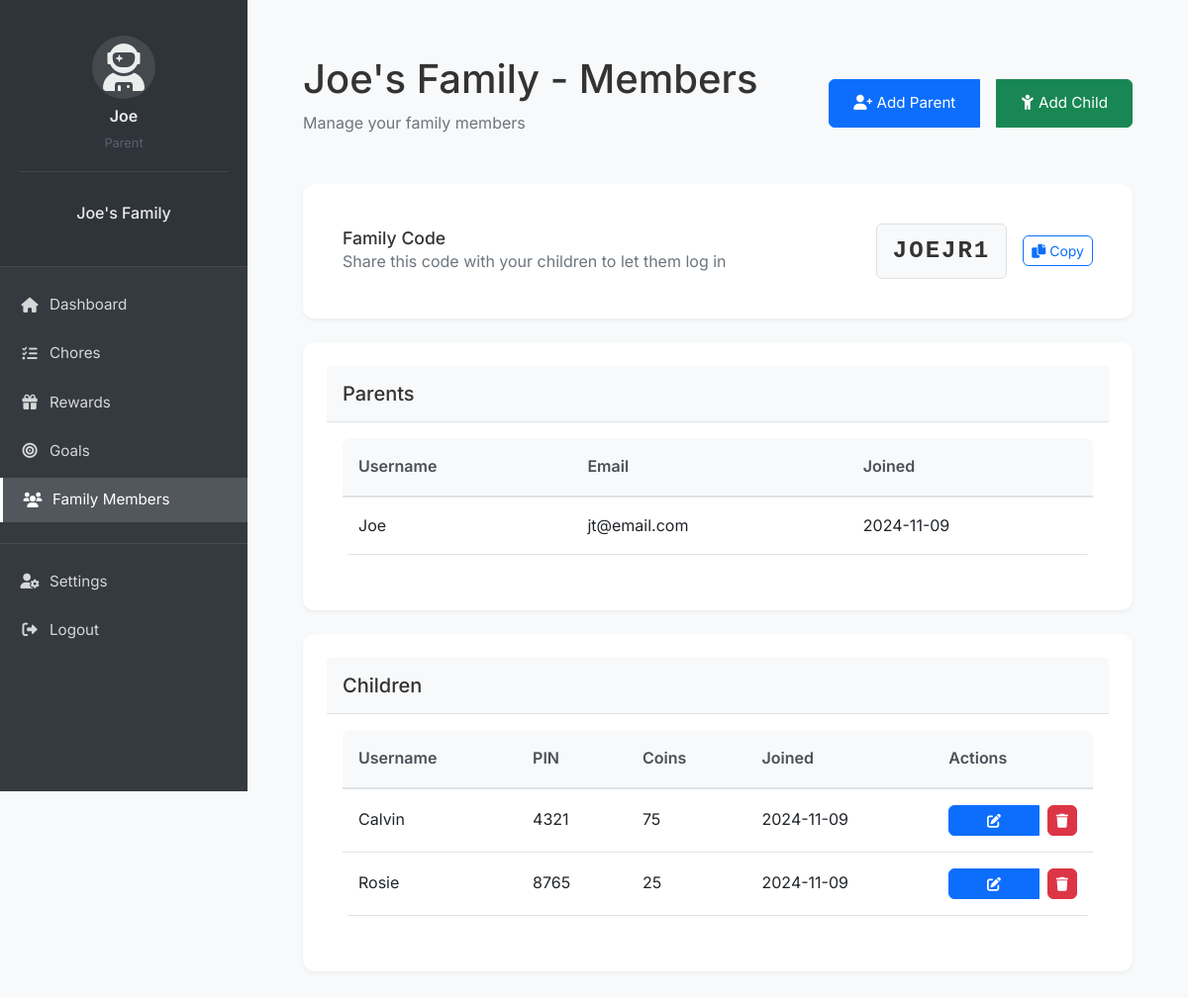
Screenshot of /family/members (signed in) with the database file from the repository.
### app/models/user.py (models this page shows, shortened)
class User(db.Model, UserMixin):
    id = db.Column(db.Integer, primary_key=True)
    username = db.Column(db.String(64), unique=True, nullable=False)
    email = db.Column(db.String(120), unique=True, nullable=False)
    password_hash = db.Column(db.String(128), nullable=False)
    pin = db.Column(db.String(4))
    created_at = db.Column(db.DateTime, default=datetime.utcnow)
    is_superuser = db.Column(db.Boolean, default=False)
    is_parent = db.Column(db.Boolean, default=False)
    family_id = db.Column(db.Integer, db.ForeignKey('family.id'))
    parent_id = db.Column(db.Integer, db.ForeignKey('user.id'), nullable=True)
    children = db.relationship('User', backref=db.backref('parent', remote_side=[id]))
    coins = db.Column(db.Integer, default=0)
    family_points = db.Column(db.Integer, default=0)
    created_goal_categories = db.relationship('GoalCategory', back_populates='created_by')
    created_goals = db.relationship('Goal', back_populates='created_by')
    avatar = db.Column(db.String(50), default='fa-user-circle')

class Family(db.Model):
    __tablename__ = 'family'
    id = db.Column(db.Integer, primary_key=True)
    name = db.Column(db.String(100), nullable=False)
    family_code = db.Column(db.String(8), unique=True, nullable=False)
    created_at = db.Column(db.DateTime, nullable=False, default=datetime.utcnow)
    members = db.relationship('User', backref='family', lazy=True)
    chores = db.relationship('app.models.chore.Chore', backref='family', lazy=True)
    goal_categories = db.relationship('GoalCategory', back_populates='family', lazy=True)
    goals = db.relationship('Goal', back_populates='family', lazy=True)

### app/controllers/family.py (the view)
@family_bp.route('/members')
@login_required
@parent_required
def members():
    if not current_user.family:
        flash('You need to create a family first.', 'warning')
        return redirect(url_for('main.dashboard'))
    family = current_user.family
    parents = [member for member in family.members if member.is_parent]
    children = [member for member in family.members if not member.is_parent]
    return render_template('family/members.html',
                         family=family,
                         parents=parents,
                         children=children)

### app/__init__.py (called while the page is built)
@login_manager.user_loader
def load_user(id):
    from app.models.user import User
    return User.query.get(int(id))

### app/controllers/family.py (called while the page is built)
def parent_required(f):
    @wraps(f)
    def decorated_function(*args, **kwargs):
        if not current_user.is_authenticated or not current_user.is_parent:
            flash('You need to be a parent to access this page.', 'danger')
            return redirect(url_for('main.index'))
        return f(*args, **kwargs)
    return decorated_function

### app/templates/family/members.html (shortened to what this page needs)
{% extends "base.html" %}
{% block authenticated_content %}
<div class="content-container">
    <div class="page-header d-flex justify-content-between align-items-center">
        <div>
            <h1>{{ family.name }} - Members</h1>
            <p class="text-muted">Manage your family members</p>
        </div>
        <div class="btn-group">
            <button class="btn btn-primary" data-bs-toggle="modal" data-bs-target="#addParentModal">
                <i class="fas fa-user-plus"></i> Add Parent
            </button>
            <button class="btn btn-success ms-2" data-bs-toggle="modal" data-bs-target="#addChildModal">
                <i class="fas fa-child"></i> Add Child
            </button>
        </div>
    </div>
    <div class="card mb-4">
        <div class="card-body">
            <div class="d-flex justify-content-between align-items-center">
                <div>
                    <h3 class="mb-0">Family Code</h3>
                    <p class="text-muted mb-0">Share this code with your children to let them log in</p>
                </div>
                <div class="family-code">
                    <span class="code">{{ family.family_code }}</span>
                    <button class="btn btn-outline-primary btn-sm ms-2" onclick="copyFamilyCode()">
                        <i class="fas fa-copy"></i> Copy
                    </button>
                </div>
            </div>
        </div>
    </div>
    <div class="card mb-4">
        <div class="card-header">
            <h3>Parents</h3>
        </div>
        <div class="card-body">
            <div class="table-responsive">
                <table class="table table-hover">
                    <thead>
                        <tr>
                            <th>Username</th>
                            <th>Email</th>
                            <th>Joined</th>
                        </tr>
                    </thead>
                    <tbody>
                        {% for parent in parents %}
                        <tr>
                            <td>{{ parent.username }}</td>
                            <td>{{ parent.email }}</td>
                            <td>{{ parent.created_at.strftime('%Y-%m-%d') }}</td>
                        </tr>
                        {% endfor %}
                    </tbody>
                </table>
            </div>
        </div>
    </div>
    <div class="card">
        <div class="card-header">
            <h3>Children</h3>
        </div>
        <div class="card-body">
            <div class="table-responsive">
                <table class="table table-hover">
                    <thead>
                        <tr>
                            <th>Username</th>
                            <th>PIN</th>
                            <th>Coins</th>
                            <th>Joined</th>
                            <th>Actions</th>
                        </tr>
                    </thead>
                    <tbody>
                        {% for child in children %}
                        <tr>
                            <td>{{ child.username }}</td>
                            <td>{{ child.pin }}</td>
                            <td>{{ child.coins }}</td>
                            <td>{{ child.created_at.strftime('%Y-%m-%d') }}</td>
                            <td>
                                <div class="btn-group">
                                    <button class="btn btn-primary btn-sm"
                                            data-bs-toggle="modal"
                                            data-bs-target="#editChildModal{{ child.id }}">
                                        <i class="fas fa-edit"></i>
                                    </button>
                                    <form action="{{ url_for('family.remove_member', member_id=child.id) }}" method="POST" class="d-inline">
                                        <button type="submit" class="btn btn-danger btn-sm"
                                                onclick="return confirm('Are you sure you want to remove {{ child.username }}?')">
                                            <i class="fas fa-trash"></i>
                                        </button>
                                    </form>
                                </div>
                            </td>
                        </tr>
                        {% endfor %}
                    </tbody>
                </table>
            </div>
        </div>
    </div>
</div>
{% endblock %}

### app/templates/partials/_sidebar.html (shortened to what this page needs)
<nav class="sidebar">
    <div class="sidebar-header">
        <div class="user-profile text-center mb-4">
            {% if current_user.avatar.startswith('fa-') %}
                <i class="fas {{ current_user.avatar }} fa-3x mb-2"></i>
            {% else %}
                <img src="{{ url_for('static', filename='img/avatars/' + current_user.avatar) }}"
                     alt="{{ current_user.username }}'s avatar"
                     class="avatar-img mb-2">
            {% endif %}
            <div class="user-info">
                <h6 class="mb-1">{{ current_user.username }}</h6>
                <small class="text-muted">
                    {% if current_user.is_parent %}
                        Parent
                    {% else %}
                        Child
                        <div class="coins-display mt-1">
                            <i class="fas fa-coins fa-xs"></i>
                            <span class="coins-text">{{ current_user.coins }}</span>
                        </div>
                    {% endif %}
                </small>
            </div>
        </div>
        {% if current_user.family %}
        <div class="family-info text-center mb-3">
            <h5>{{ current_user.family.name }}</h5>
        </div>
        {% endif %}
    </div>
    <ul class="nav flex-column">
        <li class="nav-item">
            <a class="nav-link {% if request.endpoint == 'main.dashboard' %}active{% endif %}"
               href="{{ url_for('main.dashboard') }}">
                <i class="fas fa-home"></i>
                <span>Dashboard</span>
            </a>
        </li>
        {% if current_user.family and module_settings.get('economy', True) %}
            <li class="nav-item" data-module="economy">
                <a class="nav-link {% if request.endpoint.startswith('chores.') %}active{% endif %}"
                   href="{{ url_for('chores.list_chores') }}">
                    <i class="fas fa-tasks"></i>
                    <span>Chores</span>
                </a>
            </li>
            <li class="nav-item" data-module="economy">
                <a class="nav-link {% if request.endpoint.startswith('rewards.') %}active{% endif %}"
                   href="{{ url_for('rewards.list_rewards') }}">
                    <i class="fas fa-gift"></i>
                    <span>Rewards</span>
                </a>
            </li>
            <li class="nav-item" data-module="economy">
                <a class="nav-link {% if request.endpoint.startswith('goals.') %}active{% endif %}"
                   href="{{ url_for('goals.list_goals') }}">
                    <i class="fas fa-bullseye"></i>
                    <span>Goals</span>
                </a>
            </li>
        {% endif %}
        {% if current_user.is_parent %}
            <li class="nav-item">
                <a class="nav-link {% if request.endpoint.startswith('family.') %}active{% endif %}"
                   href="{{ url_for('family.members') }}">
                    <i class="fas fa-users"></i>
                    <span>Family Members</span>
                </a>
            </li>
        {% endif %}
        <li class="nav-divider"></li>
        <li class="nav-item">
            {% if current_user.is_parent %}
                <a class="nav-link {% if request.endpoint == 'settings.profile' %}active{% endif %}"
                   href="{{ url_for('settings.profile') }}">
                    <i class="fas fa-user-cog"></i>
                    <span>Settings</span>
                </a>
            {% else %}
                <a class="nav-link {% if request.endpoint == 'settings.child_profile' %}active{% endif %}"
                   href="{{ url_for('settings.child_profile') }}">
                    <i class="fas fa-user-cog"></i>
                    <span>My Profile</span>
                </a>
            {% endif %}
        </li>
        <li class="nav-item">
            <a class="nav-link" href="{{ url_for('auth.logout') }}">
                <i class="fas fa-sign-out-alt"></i>
                <span>Logout</span>
            </a>
        </li>
    </ul>
</nav>

### app/static/css/style.css (style rules this page uses)
:root { --primary-color: #4169E1; --secondary-color: #4CAF50; --background-color: #f8f9fa; --text-color: #333; --border-color: #e0e0e0; --shadow: 0 2px 4px rgba(0,0,0,0.05); }
body { background-color: var(--background-color); color: var(--text-color); font-family: 'Inter', -apple-system, BlinkMacSystemFont, sans-serif; line-height: 1.6; }
.btn { padding: 0.75rem 1.5rem; border-radius: 6px; font-size: 0.95rem; transition: all 0.2s ease; text-decoration: none; display: inline-block; }
.nav-link { color: #666 !important; font-size: 0.95rem; }
.btn-danger { background-color: #dc3545; color: white; }
.card { background: white; padding: 1.5rem; border-radius: 12px; box-shadow: var(--shadow); border: none; }
.card h3 { color: var(--text-color); font-size: 1.1rem; margin-bottom: 1rem; }
.sidebar { width: 250px; background-color: var(--sidebar-bg, #2C3E7B); color: white; padding: 1.5rem 0; display: flex; flex-direction: column; position: fixed; height: 100vh; left: 0; top: 0; }
.sidebar-header { padding: 0 1.5rem 1.5rem; border-bottom: 1px solid rgba(255, 255, 255, 0.1); }
.content-container { padding: 1.5rem; }
.page-header { margin-bottom: 2rem; }
.page-header h1 { margin-bottom: 0.5rem; }
.table { background: white; border-radius: 8px; overflow: hidden; }
.table th { background-color: #f8f9fa; border-bottom: 2px solid #dee2e6; color: #495057; font-weight: 600; }
.table td, .table th { padding: 1rem; vertical-align: middle; }
.btn-group { display: flex; gap: 0.5rem; }
.btn-sm { padding: 0.25rem 0.5rem; font-size: 0.875rem; }
.card-header { background-color: #f8f9fa; border-bottom: 1px solid #dee2e6; padding: 1rem; }
.card-header h3 { margin: 0; font-size: 1.25rem; color: var(--text-color); }
.family-code { display: flex; align-items: center; gap: 0.5rem; }
.family-code .code { font-size: 1.5rem; font-weight: 600; font-family: monospace; background: #f8f9fa; padding: 0.5rem 1rem; border-radius: 6px; letter-spacing: 2px; border: 1px solid var(--border-color); }
.family-code button { transition: all 0.3s ease; }
.user-profile { padding: 1rem; border-bottom: 1px solid rgba(255, 255, 255, 0.1); }
.user-profile i.fas { color: rgba(255, 255, 255, 0.9); background: rgba(255, 255, 255, 0.1); width: 64px; height: 64px; line-height: 64px; border-radius: 50%; margin-bottom: 0.5rem; }
.user-profile .user-info { color: rgba(255, 255, 255, 0.9); }
.user-profile .user-info h6 { margin: 0; font-weight: 600; }
.user-profile .user-info small { font-size: 0.8rem; opacity: 0.7; }
.family-info h5 { color: rgba(255, 255, 255, 0.9); font-size: 1rem; margin: 0; padding: 0.5rem; }
.sidebar { padding-top: 0; }
.sidebar-header { margin-bottom: 1rem; }

### app/templates/partials/_sidebar.html (style rules this page uses)
.sidebar { min-width: 250px; max-width: 250px; min-height: 100vh; background: #343a40; color: #fff; transition: all 0.3s; }
.sidebar .nav-link { color: rgba(255, 255, 255, 0.8); padding: 10px 20px; transition: all 0.3s; }
.sidebar .nav-link i { margin-right: 10px; width: 20px; text-align: center; }
.sidebar-header { padding: 20px; background: rgba(0, 0, 0, 0.1); }
.sidebar .nav-item { margin-bottom: 5px; }
.user-profile i.fas { color: rgba(255, 255, 255, 0.9); background: rgba(255, 255, 255, 0.1); width: 64px; height: 64px; line-height: 64px; border-radius: 50%; margin-bottom: 0.5rem; }
.nav-divider { height: 1px; background-color: rgba(255, 255, 255, 0.1); margin: 1rem 0; }
.nav-link { display: flex; align-items: center; padding: 0.75rem 1.5rem; color: rgba(255, 255, 255, 0.8) !important; transition: all 0.3s ease; }
.nav-link.active { background-color: rgba(255, 255, 255, 0.15); color: white !important; border-left: 3px solid white; }
.nav-link i { width: 20px; margin-right: 10px; text-align: center; }

### app/templates/family/members.html (style rules this page uses)
.family-code { display: flex; align-items: center; gap: 0.5rem; }
.family-code .code { font-size: 1.5rem; font-weight: 600; font-family: monospace; background: #f8f9fa; padding: 0.5rem 1rem; border-radius: 6px; letter-spacing: 2px; }

### rows the page displays
User: username "Joe", email "jt@email.com", created_at "2024-11-09"
Family: family.name "Joe's Family", name "Joe's Family", family_code "JOEJR1"
User: username "Calvin", pin "4321", coins "75", created_at "2024-11-09"
User: username "Rosie", pin "8765", coins "25", created_at "2024-11-09"
